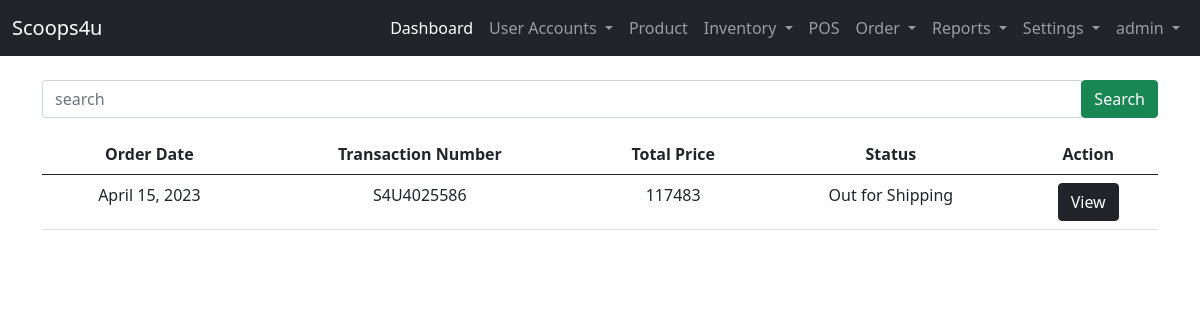
Page /rider-site/orders/ (signed in) on the committed database.
### landing_page/models.py (models this page shows)
class User(AbstractUser):
    ROLE = ((" "," "),("admin","admin"),("staff","staff"),("reseller","reseller"),("rider","rider"))
    STAT = ((" "," "),("active","active"),("inactive","inactive"))
    role = models.CharField(max_length=50, null=True, default=None, choices=ROLE)
    status = models.CharField(max_length=50, null=True, default=None , choices=STAT)

### admin_site/models.py (models this page shows, shortened)
class Transaction(models.Model):
    ORDERSTATUS = ( ("Pending","Pending"),("Out for Shipping","Out for Shipping"),("Completed","Completed"))
    DELIVERY_OPTION = ( ("pickup","pickup"),("delivery","delivery"))
    transaction_no =  models.CharField(unique=True, max_length=200, null=False,verbose_name='Transaction Number')
    transaction_user = models.CharField(max_length=250, null=True, verbose_name='List Username')
    transaction_fname = models.CharField(max_length=250, null=True, verbose_name='First Name')
    transaction_lname = models.CharField(max_length=250, null=True, verbose_name='Last Name')
    transaction_address = models.TextField(null=False, verbose_name='Address')
    transaction_contactno = models.BigIntegerField( null=True, verbose_name='Contact Number')
    transaction_doption = models.CharField(max_length=250, choices= DELIVERY_OPTION, null=True, verbose_name='Delivery Option')
    transaction_preferred_date = models.CharField(max_length=250,  null=True,   verbose_name='Preferred Date')
    transaction_totalprice =  models.BigIntegerField(null=True, default=0, verbose_name='Total Price')
    created_at =models.DateField(default=timezone.now,  verbose_name='Date Ordered')
    transaction_orderstatus = models.CharField(max_length=250, choices=ORDERSTATUS, null=True, default='Pending',verbose_name='Status')
    transaction_delivered = models.DateTimeField(null=True, blank=True, verbose_name='Delivered Time')

### rider_site/views.py (the view)
# urls.py: path('orders/', views.transaction_orders, name='transaction_orders'),
@login_required(login_url='landing_page:login')
def transaction_orders(request):
    status = "Out for Shipping"
    list_transaction = Transaction.objects.filter(transaction_orderstatus = status).order_by('-id')
    context = {
        'list_transaction':list_transaction
    }
    return render(request, 'rider_site/orders/index.html', context)

### templates/rider_site/orders/index.html (shortened to what this page needs)
{% extends 'admin_site/base.html' %}
{% block content %}
{% if list_transaction %}
<form action="" method="GET" class="my-3 ">
    <div class="input-group">
        <input type="text" class="form-control" name="search" placeholder="search" required>
        <div class="input-group-append">
            <button class="btn btn-success" type="submit">Search</button>
        </div>
    </div>
</form>
    <table class="table table-hover text-center" >
        <thead>
            <tr>
               <th>Order Date</th>
               <th>Transaction Number</th>
               <th>Total Price</th>
               <th>Status</th>
               <th>Action</th>
            </tr>
        </thead>
        <tbody>
            {% for list in list_transaction %}
            <tr>
                <td>{{ list.created_at}}</td>
                <td>{{ list.transaction_no }}</td>
                <td>{{ list.transaction_totalprice }}</td>
                <td>{{ list.transaction_orderstatus }}</td>
                <form action="{% url 'rider_site:transaction_view' list.id %} " method="GET">
                     <td><input type="submit" class="btn btn-dark" value="View"></td>
                </form>
            </tr>
            {% endfor %}
        </tbody>
    </table>
    {% endif %}
{% endblock content %}

### templates/admin_site/base.html (shortened to what this page needs)
{% load static %}
<!DOCTYPE html>
<html lang="en">
<head>
    <link href="https://cdn.jsdelivr.net/npm/bootstrap@5.0.2/dist/css/bootstrap.min.css" rel="stylesheet">
    <link rel="stylesheet" href="{% static 'css/sample.css' %}">
  </head>
<body>
  {% if user.role == "admin"%}
    <nav class="navbar navbar-expand-lg navbar-dark bg-dark">
        <div class="container-fluid">
          <a class="navbar-brand" href="#">Scoops4u</a>
          <div class="collapse navbar-collapse" id="navbarNavDropdown">
            <ul class="navbar-nav ms-auto mb-2 mb-lg-0">
              <li class="nav-item">
                <a class="nav-link active" aria-current="page" href="{% url 'admin_site:dashboard'%}">Dashboard</a>
              </li>
              <li class="nav-item dropdown">
                <a class="nav-link dropdown-toggle" href="#" id="navbarDropdownMenuLink" role="button" data-bs-toggle="dropdown" aria-expanded="false">
                  User Accounts
                </a>
              </li>
              <li class="nav-item">
                <a class="nav-link" href="{%url 'admin_site:list_product' %}">Product</a>
              </li>
              <li class="nav-item dropdown">
                <a class="nav-link dropdown-toggle" href="#" id="navbarDropdownMenuLink" role="button" data-bs-toggle="dropdown" aria-expanded="false">
                  Inventory
                </a>
              </li>
              <li class="nav-item">
                <a class="nav-link" href="{%url 'admin_site:pos' %}">POS</a>
              </li>
              <li class="nav-item dropdown">
                <a class="nav-link dropdown-toggle" href="#" id="navbarDropdownMenuLink" role="button" data-bs-toggle="dropdown" aria-expanded="false">
                  Order
                </a>
              </li>
              <li class="nav-item dropdown">
                <a class="nav-link dropdown-toggle" href="#" id="navbarDropdownMenuLink" role="button" data-bs-toggle="dropdown" aria-expanded="false">
                  Reports
                </a>
              </li>
              <li class="nav-item dropdown">
                <a class="nav-link dropdown-toggle" href="#" id="navbarDropdownMenuLink" role="button" data-bs-toggle="dropdown" aria-expanded="false">
                  Settings
                </a>
              </li>
              <li class="nav-item dropdown">
                <a class="nav-link dropdown-toggle" href="#" id="navbarDropdownMenuLink" role="button" data-bs-toggle="dropdown" aria-expanded="false">
                  {{ user }}
                </a>
              </li>
            </ul>
          </div>
        </div>
      </nav>
  {% endif %}
      <div class="container">
        <div class="row mt-2">
            <div class="col-lg-12">
                {% block content %}
                {% endblock content %}
            </div>
        </div>
      </div>
</body>
</html>

### rows in the picture
User: username "admin"
Transaction: created_at "April 15, 2023", transaction_no "S4U4025586", transaction_totalprice "117483", transaction_orderstatus "Out for Shipping"
